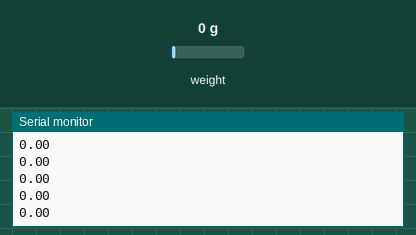
Simulated run of this sketch. Board: Arduino Mega 2560, built with avr-gcc and run on an emulated ATmega2560. Shown: the last lines printed to the serial monitor. The inputs (shaded band) are chosen by the test bench; at power-on: weight on the scale 0 g.

Above: at 1.3 s.
1.4 s: weight on the scale set to 3750 g
At 1.41 s:
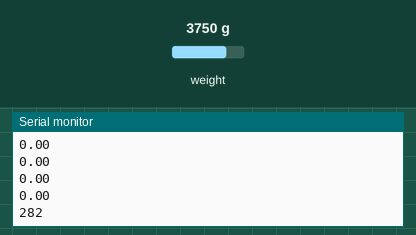
2.9 s: weight on the scale set to 4900 g
At 2.92 s:
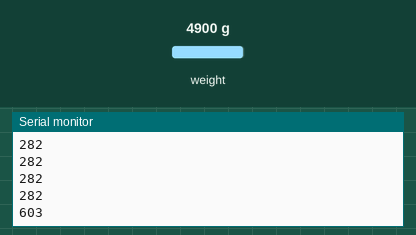
Timing chart, 0 to 5.9 s (numbered marks = the images above; inputs shaded):
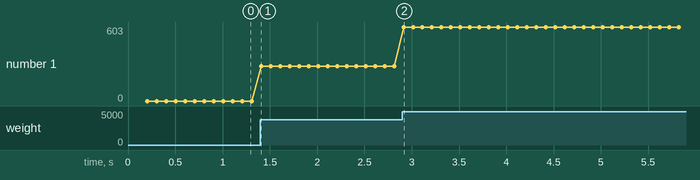

The sketch:

LoadCell.ino
```cpp
#include "HX711.h"

// HX711.DOUT    - pin #A1
// HX711.PD_SCK - pin #A0
//HX711 scale(DOUT, CLK);
HX711 scale(A1, A0);        // parameter "gain" is ommited; the default value 128 is used by the library
void setup()
{
    Serial.begin(9600);
    Serial.println("HX711 Demo");
    Serial.println("Before setting up the scale:");
    Serial.print("read: \t\t");
    Serial.println(scale.read());            // print a raw reading from the ADC
}

void loop()
{
   readCell();
}


void readCell()
{
  long preset = 1151000;
  float phoneWeight = 155;
  long analogPhoneWeight = 1384000; //Raw value For Phone
  float value = 0;
  float val = 0;
  val = (analogPhoneWeight - preset)/phoneWeight; //Add preset here also
  value = ((scale.read()-preset)/val);
  if( value > 0 )
    Serial.println(int(value));
  else{
    value = 0;
    Serial.println(value);
  }
}
```

Measured:
- after the input at 1.4 s, the serial monitor: prints a new line at once (image 1)
- after the input at 2.9 s, the serial monitor: prints a new line at once (image 2)
- plotted number 1: 0 → 282 after the input at 1.4 s, 282 → 603 after the input at 2.9 s
